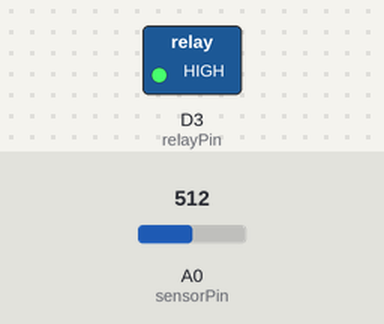
Simulated run of this sketch. Board: ESP8266 (NodeMCU). Shown: switched loads named in the sketch (green lamp = pin HIGH). The test bench sets the inputs (shaded band); at power-on: A0 (sensorPin) = 512. WiFi joins after 1.5 s; servers stay silent unless stated.

Above: at 0.1 s.
At 2.9 s:
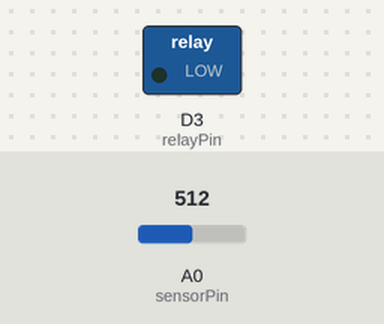
Timing chart, 0 to 4.4 s (numbered marks = the images above):
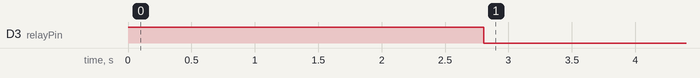

The sketch:

watering_plant.ino
```cpp
//Khai báo thư viện và định nghĩa các hằng số và thông tin cấu hình cho thư viện Blynk.
#include <ESP8266WiFi.h>
#include <BlynkSimpleEsp8266.h>

#define BLYNK_PRINT Serial
#define BLYNK_TEMPLATE_ID "TMPL6b-sFxKGV"
#define BLYNK_TEMPLATE_NAME "IoT Gr2"
#define BLYNK_AUTH_TOKEN "4OI51YaQ6oEXigz4q99qjwhKHRzWsWxl"

char auth[] = "";//Auth token
char ssid[] = "";//WIFI name
char pass[] = "";//WIFI password

BlynkTimer timer;
int relayState = 0; // Trạng thái relay: 0 - Tắt, 1 - Bật
int automaticMode = 1; // Chế độ tự động: 0 - Thủ công, 1 - Tự động
int sensorValue = 0; // Giá trị độ ẩm đất
// Định nghĩa và đặt tên cho các chân và hằng số trong mạch
#define sensorPin A0
#define relayPin D3
#define moistureThreshold 30

void setup() {
  Serial.begin(9600);
  pinMode(relayPin, OUTPUT);
  digitalWrite(relayPin, HIGH); // Tắt relay ban đầu
  Blynk.begin(auth, ssid, pass, "blynk.cloud", 80);
  timer.setInterval(1000L, checkMoistureLevel);
}
BLYNK_WRITE(V1) {
  automaticMode = param.asInt(); // Chuyển đổi giữa chế độ tự động và thủ công
  if (automaticMode == 0) {
    digitalWrite(relayPin, HIGH); // Tắt relay ở chế độ thủ công
  }
}
BLYNK_WRITE(V2) {
  int buttonState = param.asInt();
  if (automaticMode == 0) { // Chỉ hoạt động khi ở chế độ thủ công
    if (buttonState == 1) {
      digitalWrite(relayPin, LOW);
    } else {
      digitalWrite(relayPin, HIGH);
    }
  }
}
void checkMoistureLevel() {
  sensorValue = analogRead(sensorPin);
  sensorValue = map(sensorValue, 0, 1023, 0, 100);
  sensorValue = (sensorValue - 100) * -1;
Blynk.virtualWrite(V0, sensorValue); // Gửi giá trị độ ẩm lên ứng dụng Blynk
  if (automaticMode == 1) {
    if (sensorValue > moistureThreshold) {
      digitalWrite(relayPin, LOW);
    } else {
      digitalWrite(relayPin, HIGH);
    }
  }
}
void loop() {
  Blynk.run();
  timer.run();
}
```

Measured:
- by itself, D3 (relayPin): HIGH → LOW at 2.8 s
